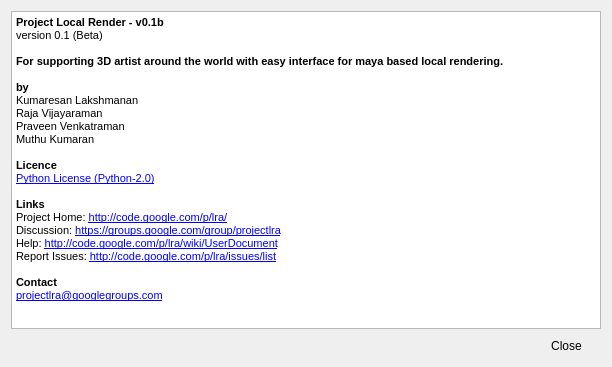
<?xml version="1.0" encoding="UTF-8"?>
<ui version="4.0">
 <class>winAbout</class>
 <widget class="QWidget" name="winAbout">
  <property name="geometry">
   <rect>
    <x>0</x>
    <y>0</y>
    <width>612</width>
    <height>367</height>
   </rect>
  </property>
  <property name="windowTitle">
   <string>About Local Render Assistant</string>
  </property>
  <layout class="QGridLayout" name="gridLayout">
   <item row="1" column="0">
    <spacer name="horizontalSpacer">
     <property name="orientation">
      <enum>Qt::Horizontal</enum>
     </property>
     <property name="sizeHint" stdset="0">
      <size>
       <width>280</width>
       <height>20</height>
      </size>
     </property>
    </spacer>
   </item>
   <item row="0" column="0" colspan="4">
    <widget class="QTextBrowser" name="textBrowser">
     <property name="html">
      <string>&lt;!DOCTYPE HTML PUBLIC &quot;-//W3C//DTD HTML 4.0//EN&quot; &quot;http://www.w3.org/TR/REC-html40/strict.dtd&quot;&gt;
&lt;html&gt;&lt;head&gt;&lt;meta name=&quot;qrichtext&quot; content=&quot;1&quot; /&gt;&lt;style type=&quot;text/css&quot;&gt;
p, li { white-space: pre-wrap; }
&lt;/style&gt;&lt;/head&gt;&lt;body style=&quot; font-family:'MS Shell Dlg 2'; font-size:8.25pt; font-weight:400; font-style:normal;&quot;&gt;
&lt;p style=&quot; margin-top:0px; margin-bottom:0px; margin-left:0px; margin-right:0px; -qt-block-indent:0; text-indent:0px;&quot;&gt;&lt;span style=&quot; font-size:8pt; font-weight:600;&quot;&gt;Project Local Render - v0.1b&lt;/span&gt;&lt;/p&gt;
&lt;p style=&quot; margin-top:0px; margin-bottom:0px; margin-left:0px; margin-right:0px; -qt-block-indent:0; text-indent:0px;&quot;&gt;&lt;span style=&quot; font-size:8pt;&quot;&gt;version 0.1 (Beta)&lt;/span&gt;&lt;/p&gt;
&lt;p style=&quot;-qt-paragraph-type:empty; margin-top:0px; margin-bottom:0px; margin-left:0px; margin-right:0px; -qt-block-indent:0; text-indent:0px; font-size:8pt; font-weight:600;&quot;&gt;&lt;/p&gt;
&lt;p style=&quot; margin-top:0px; margin-bottom:0px; margin-left:0px; margin-right:0px; -qt-block-indent:0; text-indent:0px;&quot;&gt;&lt;span style=&quot; font-size:8pt; font-weight:600;&quot;&gt;For supporting 3D artist around the world with easy interface for maya based local rendering. &lt;/span&gt;&lt;/p&gt;
&lt;p style=&quot;-qt-paragraph-type:empty; margin-top:0px; margin-bottom:0px; margin-left:0px; margin-right:0px; -qt-block-indent:0; text-indent:0px; font-size:8pt; font-weight:600;&quot;&gt;&lt;/p&gt;
&lt;p style=&quot; margin-top:0px; margin-bottom:0px; margin-left:0px; margin-right:0px; -qt-block-indent:0; text-indent:0px;&quot;&gt;&lt;span style=&quot; font-size:8pt; font-weight:600;&quot;&gt;by&lt;/span&gt;&lt;/p&gt;
&lt;p style=&quot; margin-top:0px; margin-bottom:0px; margin-left:0px; margin-right:0px; -qt-block-indent:0; text-indent:0px;&quot;&gt;&lt;span style=&quot; font-size:8pt;&quot;&gt;Kumaresan Lakshmanan&lt;/span&gt;&lt;/p&gt;
&lt;p style=&quot; margin-top:0px; margin-bottom:0px; margin-left:0px; margin-right:0px; -qt-block-indent:0; text-indent:0px;&quot;&gt;&lt;span style=&quot; font-size:8pt;&quot;&gt;Raja Vijayaraman&lt;/span&gt;&lt;/p&gt;
&lt;p style=&quot; margin-top:0px; margin-bottom:0px; margin-left:0px; margin-right:0px; -qt-block-indent:0; text-indent:0px;&quot;&gt;&lt;span style=&quot; font-size:8pt;&quot;&gt;Praveen Venkatraman&lt;/span&gt;&lt;/p&gt;
&lt;p style=&quot; margin-top:0px; margin-bottom:0px; margin-left:0px; margin-right:0px; -qt-block-indent:0; text-indent:0px;&quot;&gt;&lt;span style=&quot; font-size:8pt;&quot;&gt;Muthu Kumaran&lt;/span&gt;&lt;/p&gt;
&lt;p style=&quot;-qt-paragraph-type:empty; margin-top:0px; margin-bottom:0px; margin-left:0px; margin-right:0px; -qt-block-indent:0; text-indent:0px; font-size:8pt; font-weight:600;&quot;&gt;&lt;/p&gt;
&lt;p style=&quot; margin-top:0px; margin-bottom:0px; margin-left:0px; margin-right:0px; -qt-block-indent:0; text-indent:0px;&quot;&gt;&lt;span style=&quot; font-size:8pt; font-weight:600;&quot;&gt;Licence&lt;/span&gt;&lt;/p&gt;
&lt;p style=&quot; margin-top:0px; margin-bottom:0px; margin-left:0px; margin-right:0px; -qt-block-indent:0; text-indent:0px;&quot;&gt;&lt;a href=&quot;http://opensource.org/licenses/Python-2.0&quot;&gt;&lt;span style=&quot; font-size:8pt; text-decoration: underline; color:#0000ff;&quot;&gt;Python License (Python-2.0)&lt;/span&gt;&lt;/a&gt;&lt;/p&gt;
&lt;p style=&quot;-qt-paragraph-type:empty; margin-top:0px; margin-bottom:0px; margin-left:0px; margin-right:0px; -qt-block-indent:0; text-indent:0px; font-size:8pt; text-decoration: underline; color:#0000ff;&quot;&gt;&lt;/p&gt;
&lt;p style=&quot; margin-top:0px; margin-bottom:0px; margin-left:0px; margin-right:0px; -qt-block-indent:0; text-indent:0px;&quot;&gt;&lt;span style=&quot; font-size:8pt; font-weight:600;&quot;&gt;Links&lt;/span&gt;&lt;/p&gt;
&lt;p style=&quot; margin-top:0px; margin-bottom:0px; margin-left:0px; margin-right:0px; -qt-block-indent:0; text-indent:0px;&quot;&gt;&lt;span style=&quot; font-size:8pt;&quot;&gt;Project Home: &lt;/span&gt;&lt;a href=&quot;https://groups.google.com/group/projectlra&quot;&gt;&lt;span style=&quot; font-size:8pt; text-decoration: underline; color:#0000ff;&quot;&gt;http://code.google.com/p/lra/&lt;/span&gt;&lt;/a&gt;&lt;/p&gt;
&lt;p style=&quot; margin-top:0px; margin-bottom:0px; margin-left:0px; margin-right:0px; -qt-block-indent:0; text-indent:0px;&quot;&gt;&lt;span style=&quot; font-size:8pt;&quot;&gt;Discussion:&lt;/span&gt;&lt;span style=&quot; font-size:8pt; font-weight:600;&quot;&gt; &lt;/span&gt;&lt;a href=&quot;https://groups.google.com/group/projectlra&quot;&gt;&lt;span style=&quot; font-size:8pt; text-decoration: underline; color:#0000ff;&quot;&gt;https://groups.google.com/group/projectlra&lt;/span&gt;&lt;/a&gt;&lt;/p&gt;
&lt;p style=&quot; margin-top:0px; margin-bottom:0px; margin-left:0px; margin-right:0px; -qt-block-indent:0; text-indent:0px;&quot;&gt;&lt;span style=&quot; font-size:8pt;&quot;&gt;Help:&lt;/span&gt;&lt;span style=&quot; font-size:8pt; font-weight:600;&quot;&gt; &lt;/span&gt;&lt;a href=&quot;http://code.google.com/p/lra/wiki/UserDocument&quot;&gt;&lt;span style=&quot; font-size:8pt; text-decoration: underline; color:#0000ff;&quot;&gt;http://code.google.com/p/lra/wiki/UserDocument&lt;/span&gt;&lt;/a&gt;&lt;/p&gt;
&lt;p style=&quot; margin-top:0px; margin-bottom:0px; margin-left:0px; margin-right:0px; -qt-block-indent:0; text-indent:0px;&quot;&gt;&lt;span style=&quot; font-size:8pt;&quot;&gt;Report Issues: &lt;/span&gt;&lt;a href=&quot;http://code.google.com/p/lra/issues/list&quot;&gt;&lt;span style=&quot; font-size:8pt; text-decoration: underline; color:#0000ff;&quot;&gt;http://code.google.com/p/lra/issues/list&lt;/span&gt;&lt;/a&gt;&lt;/p&gt;
&lt;p style=&quot;-qt-paragraph-type:empty; margin-top:0px; margin-bottom:0px; margin-left:0px; margin-right:0px; -qt-block-indent:0; text-indent:0px; font-size:8pt; font-weight:600;&quot;&gt;&lt;/p&gt;
&lt;p style=&quot; margin-top:0px; margin-bottom:0px; margin-left:0px; margin-right:0px; -qt-block-indent:0; text-indent:0px;&quot;&gt;&lt;span style=&quot; font-size:8pt; font-weight:600;&quot;&gt;Contact&lt;/span&gt;&lt;/p&gt;
&lt;p style=&quot; margin-top:0px; margin-bottom:0px; margin-left:0px; margin-right:0px; -qt-block-indent:0; text-indent:0px;&quot;&gt;&lt;a href=&quot;mailto:projectlra@googlegroups.com&quot;&gt;&lt;span style=&quot; font-size:8pt; text-decoration: underline; color:#0000ff;&quot;&gt;projectlra@googlegroups.com&lt;/span&gt;&lt;/a&gt;&lt;/p&gt;
&lt;p style=&quot;-qt-paragraph-type:empty; margin-top:0px; margin-bottom:0px; margin-left:0px; margin-right:0px; -qt-block-indent:0; text-indent:0px; font-size:8pt;&quot;&gt;&lt;/p&gt;&lt;/body&gt;&lt;/html&gt;</string>
     </property>
    </widget>
   </item>
   <item row="1" column="1">
    <widget class="QToolButton" name="toolButton">
     <property name="text">
      <string>Close</string>
     </property>
     <property name="autoRaise">
      <bool>true</bool>
     </property>
    </widget>
   </item>
  </layout>
 </widget>
 <resources/>
 <connections>
  <connection>
   <sender>toolButton</sender>
   <signal>clicked()</signal>
   <receiver>winAbout</receiver>
   <slot>close()</slot>
   <hints>
    <hint type="sourcelabel">
     <x>517</x>
     <y>294</y>
    </hint>
    <hint type="destinationlabel">
     <x>519</x>
     <y>310</y>
    </hint>
   </hints>
  </connection>
 </connections>
</ui>
